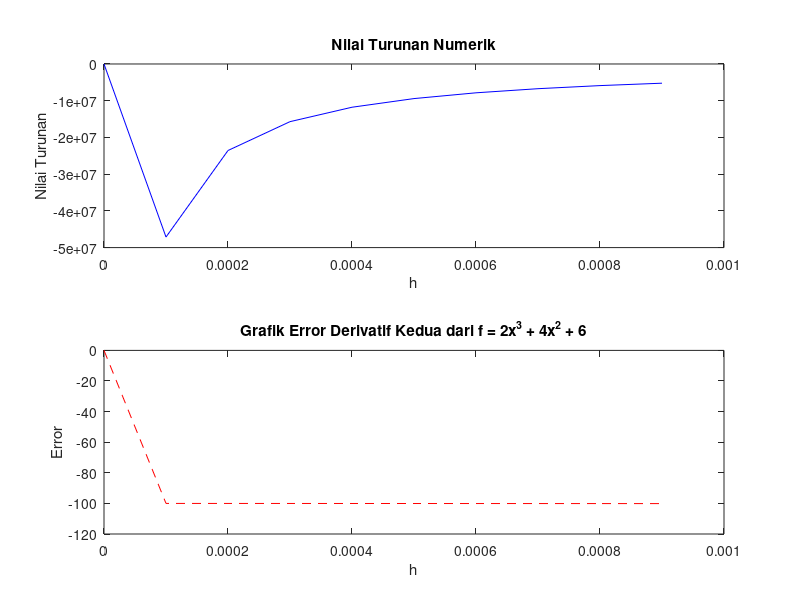

The MATLAB source for this figure:
clc; clear;
function f = fx(x)
    f = 10 * x^5 + 18 * x^4 + 28*x^3 + 7*x^2 + 6;
end

h(1) = 0;
x0 = 3;
eksak = 6792;
nilai_h = 0.0001;
for i = 2:10
    h(i) = h(i-1) + nilai_h;
    diff = (fx(x0 + h(i)) - fx(x0) / h(i));
    error(i) = abs(diff - eksak) * 100 / diff;
    hasil_turunan(i) = diff;
    display(['nilai turunan dengan h = ', num2str(h(i)), ' adalah ', num2str(hasil_turunan(i))])
    %display(['nilai error dengan h = ', num2str(h(i)), ' adalah ', num2str(error(i))])
end

subplot(2,1,1); %plot nilai turunan dari iterasi nilai h
plot(h, hasil_turunan, 'b-');
title('Nilai Turunan Numerik');
xlabel('h');
ylabel('Nilai Turunan');

subplot(2,1,2); %plot nilai error dari iterasi nilai h
plot(h, error, 'r--');
title('Grafik Error Derivatif Kedua dari f = 2x^3 + 4x^2 + 6');
xlabel('h');
ylabel('Error');
